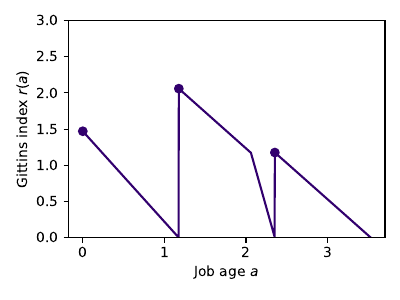

Write the Python code that produced this figure.
import matplotlib.pyplot as plt
import numpy as np

y = [20/17,40/17,60/17]
p = [8/10,1/2/10,3/2/10]
p = np.array(p).astype(float)
p /= sum(p)
samples = 1000
n = len(y)

def gittins_expr(istar, j, a, Pprime):
    num = (1/Pprime)*sum([p[i] for i in range(istar,istar+j+1)])
    print(f"num={num}")
    denom = sum([p[i]*y[i] for i in range(istar,istar+j)])
    denom += y[istar+j]*sum([p[i] for i in range(istar+j,n)])
    denom /= Pprime
    denom -= a
    print(f"denom={denom}")
    return denom/num

def G(a):
    possible_gittins = []
    istar = 0
    yistar = y[istar]
    while a >= yistar:
        istar += 1
        yistar = y[istar]
    Pprime = sum([p[i] for i in range(istar,n)])
    for j in range(n-istar):
        print(f"j={j}")
        possible_gittins.append(gittins_expr(istar, j, a, Pprime))
    return min(possible_gittins)

# print(G(1.5))

A = np.linspace(0,max(y),samples)[:-1]
Y = np.vectorize(G)(A)

plt.figure(figsize=(4,3))
plt.plot(A,Y, color="#32006e")
plt.ylim(0,3)
# plt.title(f"y={y},p={p.round(2)}")
plt.xlabel("Job age $a$")
plt.ylabel("Gittins index $r(a)$")
pts = y[:-1]
pts.append(0)
yGittins = np.vectorize(G)(pts)
plt.scatter(pts,yGittins, color="#32006e")
# for i in range(len(pts)):
#     plt.text(pts[i], yGittins[i]+0.3, f'({pts[i]}, {yGittins[i]:.2f})')
plt.tight_layout()
plt.savefig('discrete_gittins.pdf')
